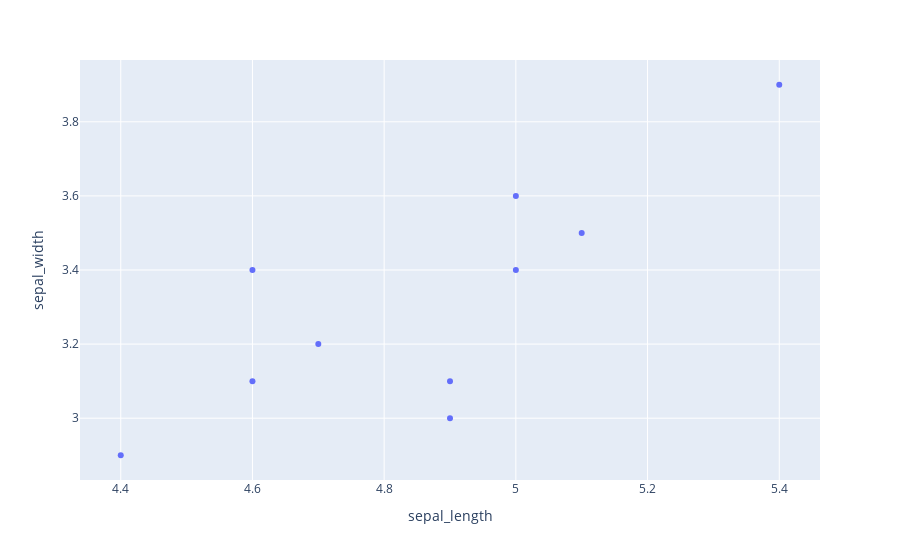

The notebook cell this image was saved under:
### Code cell
import plotly.express as py

e = py.scatter(d1, x='sepal_length', y='sepal_width')
e.show()

### Figure 1 — Plotly figure (JSON) as saved in the notebook; plotly's stock layout.template omitted (floating-point values rounded to 4 significant figures)
{"data": [{"hovertemplate": "sepal_length=%{x}<br>sepal_width=%{y}<extra></extra>", "legendgroup": "", "marker": {"color": "#636efa", "symbol": "circle"}, "mode": "markers", "name": "", "orientation": "v", "showlegend": false, "type": "scatter", "x": [5.1, 4.9, 4.7, 4.6, 5, 5.4, 4.6, 5, 4.4, 4.9], "xaxis": "x", "y": [3.5, 3, 3.2, 3.1, 3.6, 3.9, 3.4, 3.4, 2.9, 3.1], "yaxis": "y"}], "layout": {"legend": {"tracegroupgap": 0}, "margin": {"t": 60}, "xaxis": {"anchor": "y", "domain": [0, 1], "title": {"text": "sepal_length"}}, "yaxis": {"anchor": "x", "domain": [0, 1], "title": {"text": "sepal_width"}}}}
